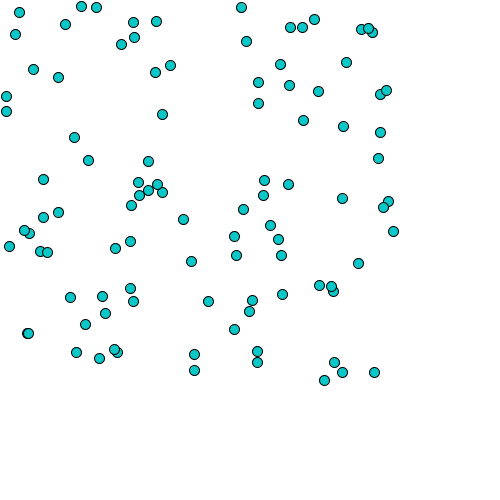
Frame 1 (no input)
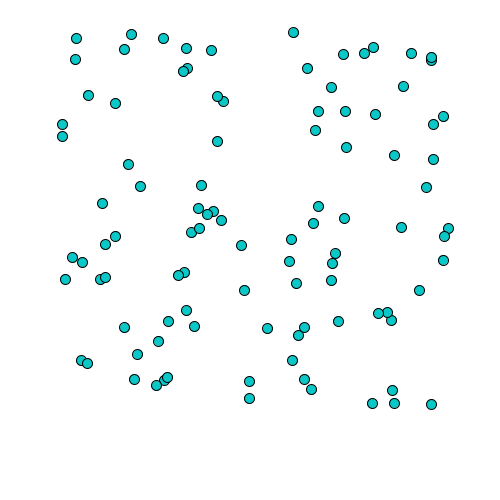
Frame 60 (the mouse pressed at the canvas centre just before this capture)
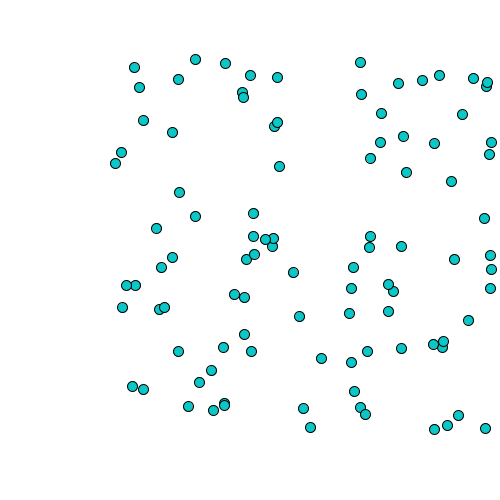
Frame 120 (the mouse held since frame 60 and released just before this capture)

The Processing sketch that drew these frames (run headless with seeded random() and noise(); from frame 60 on, the mouse is pressed at the canvas centre):

// Processing sketch: processing_168455
// ── processing_168455.pde

//stopping cells in the corner

Cell[] myCells = new Cell[99]; //declare and create

void setup(){
 size(500, 500);
for(int i = 0; i<myCells.length; i++){   //assign
myCells[i] = new Cell();
}
}

void draw(){
  background(255);
  for(int i = 0; i<myCells.length; i++){
 myCells[i].display();
 myCells[i].update(); 
 myCells[i].stopping();
  }
}
//creating a class

class Cell{
  
  float xlocation;    //declare variables
  float ylocation;
  float dia;
  boolean isseed;     //why?????
  float cellred, cellgreen, cellblue;
  float lineweight; 
  

  Cell(){                                //constructing the class
  xlocation = random(0, 400);            // assign values = define
  ylocation = random(0,400);
  dia = 10;
  isseed = false;
  cellred = 10;
  cellgreen = 200;
  cellblue = 200;
  lineweight = 0.5;
  }
  
  void display(){
    stroke(lineweight);                   //creating functions
    fill(cellred, cellgreen, cellblue);
    ellipse(xlocation, ylocation, dia, dia);

  }
  
  void update(){
    xlocation = xlocation+random(-0.1, 2);  //changing random values the direction and speed can be changed
    ylocation = ylocation+random(-0.1, 1 );  
    }
    
 void stopping(){
   if( (xlocation > 490) || (xlocation < 0)){
   xlocation = xlocation *-1;
   }

   if( (ylocation > 490) || (ylocation < 0)){
   ylocation = ylocation *-1;
   }
 }
  
  
}
